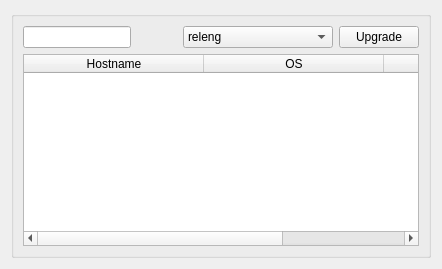
      <widget class="QWidget" name="clients_upgrade_panel">
       <property name="enabled">
        <bool>true</bool>
       </property>
       <attribute name="title">
        <string>Upgrade clients</string>
       </attribute>
       <layout class="QHBoxLayout" name="horizontalLayout_11">
        <item>
         <layout class="QVBoxLayout" name="verticalLayout_18">
          <item>
           <widget class="QGroupBox" name="groupBox_2">
            <property name="title">
             <string/>
            </property>
            <layout class="QGridLayout" name="gridLayout_4">
             <item row="0" column="3">
              <widget class="QPushButton" name="clients_upgrade_push_button">
               <property name="text">
                <string>Upgrade</string>
               </property>
              </widget>
             </item>
             <item row="1" column="0" colspan="4">
              <widget class="QTableWidget" name="clients_upgrade_table">
               <property name="toolTip">
                <string/>
               </property>
               <property name="whatsThis">
                <string>&lt;html&gt;&lt;head/&gt;&lt;body&gt;&lt;p&gt;&lt;br/&gt;&lt;/p&gt;&lt;/body&gt;&lt;/html&gt;</string>
               </property>
               <property name="columnCount">
                <number>3</number>
               </property>
               <attribute name="horizontalHeaderDefaultSectionSize">
                <number>180</number>
               </attribute>
               <attribute name="horizontalHeaderShowSortIndicator" stdset="0">
                <bool>false</bool>
               </attribute>
               <attribute name="verticalHeaderVisible">
                <bool>false</bool>
               </attribute>
               <column>
                <property name="text">
                 <string>Hostname</string>
                </property>
               </column>
               <column>
                <property name="text">
                 <string>OS</string>
                </property>
               </column>
               <column>
                <property name="text">
                 <string>Status</string>
                </property>
               </column>
              </widget>
             </item>
             <item row="0" column="1">
              <spacer name="horizontalSpacer">
               <property name="orientation">
                <enum>Qt::Horizontal</enum>
               </property>
               <property name="sizeHint" stdset="0">
                <size>
                 <width>40</width>
                 <height>20</height>
                </size>
               </property>
              </spacer>
             </item>
             <item row="0" column="2">
              <widget class="QComboBox" name="installer_source_combo_box">
               <property name="minimumSize">
                <size>
                 <width>150</width>
                 <height>0</height>
                </size>
               </property>
               <property name="toolTip">
                <string>&lt;html&gt;&lt;head/&gt;&lt;body&gt;&lt;p&gt;Source of clients installer.&lt;/p&gt;&lt;/body&gt;&lt;/html&gt;</string>
               </property>
               <item>
                <property name="text">
                 <string>releng</string>
                </property>
               </item>
               <item>
                <property name="text">
                 <string>gold</string>
                </property>
               </item>
               <item>
                <property name="text">
                 <string>server</string>
                </property>
               </item>
              </widget>
             </item>
             <item row="0" column="0">
              <widget class="QLineEdit" name="server_ip_line_edit"/>
             </item>
            </layout>
           </widget>
          </item>
         </layout>
        </item>
       </layout>
      </widget>
